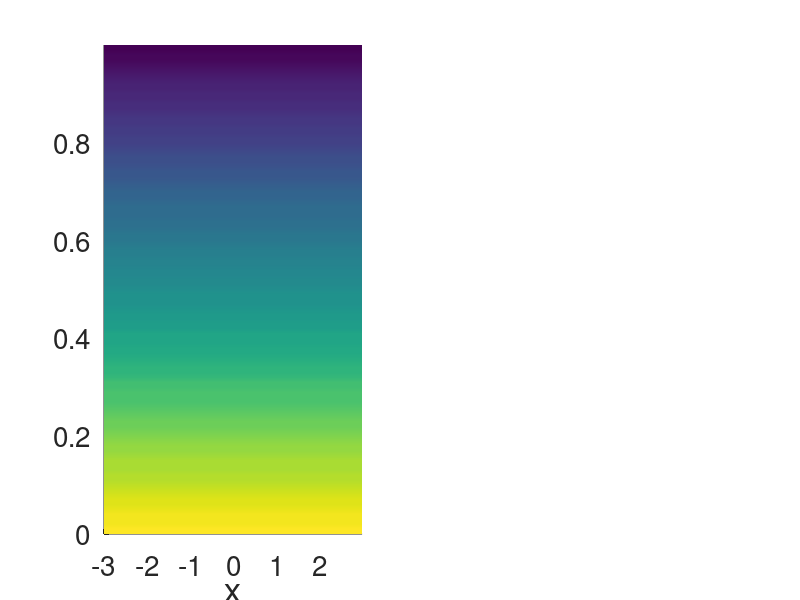

The MATLAB script that drew this image: (Note: this script raises an error after producing the figure.)
% Time evolution of 1D nonlinear Schrodinger equation
% i*psi_t + psi_xx + g*|psi|^2*psi = 0
% 4th-order accurate split-step (SS) method is used to integrate the PDE

clear all
format long

%%%%%%%%%%%%%%%%%%%%%%%%%%%%%%%%%%%%%%%%%%%%%%%%%%%%%%%%%
%%%%%%%%%%%%%%%%%%%%%%%%%%%%%%%%%%%%%%%%%%%%%%%%%%%%%%%%%
%%%%%%%%%%%%%%%%%%%%%%%%%%%%%%%%%%%%%%%%%%%%%%%%%%%%%%%%%
% spatial discretization in x
Lx = 6;       % computational domain [-Lx/2,Lx/2]
Nx = 2*128;      % number of spatial grid points
dx = Lx/Nx;     % grid spacing
x = dx*(-Nx/2:Nx/2-1)';         % spatial computational domain
% Note: remove last point due to periodic BCs
kx = (2*pi/Lx)*[0:Nx/2-1 -Nx/2:-1]';       % Fourier computational domain

% nonlinearity coefficient: g = 2 is focusing, g = -2 is defocusing
g = 2;

% initial condition
% q_IC = 1 + 0.1*cos(2*pi*x/Lx);
q_IC = 1 + 0*cos(2*pi*x/Lx);
t0 = 0;

% initial conditions
t = t0; q = q_IC;

% time discretization
% T = 1.5;
T = 1;
% dt = .001;
dt = .0001;                  % time step
S = round(T/dt);                   % number of time steps

% split-step scheme coefficients
c = 1/(2-2^(1/3));                     
a1 = c/2; a2 = (1-c)/2; a3 = a2; a4 = c/2;
b1 = c; b2 = 1-2*c; b3 = c;

% exact solution of linear part of PDE
E1 = exp(-a1*dt*1i*kx.^2);
E2 = exp(-a2*dt*1i*kx.^2);
E3 = exp(-a3*dt*1i*kx.^2);
E4 = exp(-a4*dt*1i*kx.^2);

% storage information
t_save = t;
q_save = q;
count = 0;
savestep = 100;

% start split-step method
for ii = 1:S

  t = t + dt;   
  v = ifft(fft(q).*E1);
  v = v.*exp(b1*dt*1i*(g*abs(v).^2));
  v = ifft(fft(v).*E2);
  v = v.*exp(b2*dt*1i*(g*abs(v).^2));
  v = ifft(fft(v).*E3);
  v = v.*exp(b3*dt*1i*(g*abs(v).^2));
  q = ifft(fft(v).*E4);
  
  count = count + 1;
  if count == savestep
  % save for plotting
  t_save = [t_save; t];
  q_save = [q_save q];
  count = 0;
  end

end

% plot evolution of solution
figure(1)
subplot(1,2,1)
surface(x,t_save,abs(transpose(q_save)))
shading interp; axis tight
set(gca,'FontSize',20)
xlabel('x','FontSize',25)
ylabel('t','FontSize',25,'rot',00)
title('|q(x,t)|','FontSize',20)
colorbar

surface(t_save,x,abs(q_save))
shading interp; axis tight
set(gca,'FontSize',20)
xlabel('t','FontSize',25)
ylabel('x','FontSize',25,'rot',00)
title('|q(x,t)|','FontSize',20)
colorbar

subplot(1,2,2)
surface(x,t_save,abs(transpose(q_save)))
shading interp; axis tight
set(gca,'FontSize',20)
xlabel('x','FontSize',25)
ylabel('t','FontSize',25,'rot',00)
zlabel('|q(x,t)|','FontSize',20)

% solution at final time t = t0 + T
exact_q = exp(1i*g*t)

final_error = norm(q-exact_q,inf)   
realq=real(q_save);
imagq=imag(q_save);
   
file_title = ['NLS_MI_soln_real.data'];
save(file_title,'realq','-ascii','-double')

file_title = ['NLS_MI_soln_imag.data'];
save(file_title,'imagq','-ascii','-double')

   
